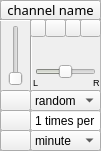
  <widget class="QFrame" name="channel_frame">
   <property name="geometry">
    <rect>
     <x>270</x>
     <y>30</y>
     <width>101</width>
     <height>151</height>
    </rect>
   </property>
   <property name="frameShape">
    <enum>QFrame::StyledPanel</enum>
   </property>
   <property name="frameShadow">
    <enum>QFrame::Raised</enum>
   </property>
   <widget class="QPushButton" name="channel_play">
    <property name="geometry">
     <rect>
      <x>0</x>
      <y>110</y>
      <width>31</width>
      <height>21</height>
     </rect>
    </property>
    <property name="text">
     <string/>
    </property>
    <property name="icon">
     <iconset>
      <normaloff>icons/icons8-play-30.png</normaloff>icons/icons8-play-30.png</iconset>
    </property>
    <property name="checkable">
     <bool>true</bool>
    </property>
   </widget>
   <widget class="QSlider" name="channel_volume">
    <property name="geometry">
     <rect>
      <x>6</x>
      <y>25</y>
      <width>20</width>
      <height>61</height>
     </rect>
    </property>
    <property name="orientation">
     <enum>Qt::Vertical</enum>
    </property>
   </widget>
   <widget class="Line" name="horizontal_line">
    <property name="geometry">
     <rect>
      <x>0</x>
      <y>10</y>
      <width>101</width>
      <height>20</height>
     </rect>
    </property>
    <property name="orientation">
     <enum>Qt::Horizontal</enum>
    </property>
   </widget>
   <widget class="Line" name="vertical_line">
    <property name="geometry">
     <rect>
      <x>21</x>
      <y>20</y>
      <width>20</width>
      <height>131</height>
     </rect>
    </property>
    <property name="orientation">
     <enum>Qt::Vertical</enum>
    </property>
   </widget>
   <widget class="QPushButton" name="channel_mute">
    <property name="geometry">
     <rect>
      <x>0</x>
      <y>90</y>
      <width>31</width>
      <height>21</height>
     </rect>
    </property>
    <property name="font">
     <font>
      <pointsize>10</pointsize>
      <strikeout>false</strikeout>
     </font>
    </property>
    <property name="text">
     <string/>
    </property>
    <property name="icon">
     <iconset>
      <normaloff>icons/icons8-no-audio-30.png</normaloff>icons/icons8-no-audio-30.png</iconset>
    </property>
    <property name="checkable">
     <bool>true</bool>
    </property>
   </widget>
   <widget class="QLabel" name="right_label">
    <property name="geometry">
     <rect>
      <x>93</x>
      <y>74</y>
      <width>31</width>
      <height>16</height>
     </rect>
    </property>
    <property name="font">
     <font>
      <pointsize>7</pointsize>
     </font>
    </property>
    <property name="text">
     <string>R</string>
    </property>
   </widget>
   <widget class="QLabel" name="left_label">
    <property name="geometry">
     <rect>
      <x>33</x>
      <y>74</y>
      <width>31</width>
      <height>16</height>
     </rect>
    </property>
    <property name="font">
     <font>
      <pointsize>7</pointsize>
     </font>
    </property>
    <property name="text">
     <string>L</string>
    </property>
   </widget>
   <widget class="QSlider" name="balance_slider">
    <property name="geometry">
     <rect>
      <x>35</x>
      <y>62</y>
      <width>61</width>
      <height>20</height>
     </rect>
    </property>
    <property name="styleSheet">
     <string notr="true">gridline-color: rgb(252, 175, 62);
selection-color: rgb(252, 175, 62);
border-color: rgb(204, 0, 0);
selection-background-color: rgb(186, 189, 182);</string>
    </property>
    <property name="value">
     <number>50</number>
    </property>
    <property name="orientation">
     <enum>Qt::Horizontal</enum>
    </property>
   </widget>
   <widget class="QPushButton" name="settings_button">
    <property name="geometry">
     <rect>
      <x>80</x>
      <y>19</y>
      <width>21</width>
      <height>18</height>
     </rect>
    </property>
    <property name="text">
     <string/>
    </property>
    <property name="icon">
     <iconset>
      <normaloff>icons/icons8-settings-90.png</normaloff>icons/icons8-settings-90.png</iconset>
    </property>
   </widget>
   <widget class="QPushButton" name="next_button">
    <property name="geometry">
     <rect>
      <x>65</x>
      <y>19</y>
      <width>16</width>
      <height>18</height>
     </rect>
    </property>
    <property name="text">
     <string/>
    </property>
    <property name="icon">
     <iconset>
      <normaloff>icons/icons8-end-90.png</normaloff>icons/icons8-end-90.png</iconset>
    </property>
    <property name="iconSize">
     <size>
      <width>12</width>
      <height>16</height>
     </size>
    </property>
   </widget>
   <widget class="QPushButton" name="previous_button">
    <property name="geometry">
     <rect>
      <x>30</x>
      <y>19</y>
      <width>16</width>
      <height>18</height>
     </rect>
    </property>
    <property name="text">
     <string/>
    </property>
    <property name="icon">
     <iconset>
      <normaloff>icons/icons8-skip-to-start-90.png</normaloff>icons/icons8-skip-to-start-90.png</iconset>
    </property>
    <property name="iconSize">
     <size>
      <width>12</width>
      <height>16</height>
     </size>
    </property>
   </widget>
   <widget class="QPushButton" name="playlist_button">
    <property name="geometry">
     <rect>
      <x>45</x>
      <y>19</y>
      <width>21</width>
      <height>18</height>
     </rect>
    </property>
    <property name="text">
     <string/>
    </property>
    <property name="icon">
     <iconset>
      <normaloff>icons/icons8-musical-notes-90.png</normaloff>icons/icons8-musical-notes-90.png</iconset>
    </property>
   </widget>
   <widget class="QPushButton" name="trigger_button">
    <property name="geometry">
     <rect>
      <x>0</x>
      <y>130</y>
      <width>31</width>
      <height>21</height>
     </rect>
    </property>
    <property name="text">
     <string/>
    </property>
    <property name="icon">
     <iconset>
      <normaloff>icons/icons8-oud-100.png</normaloff>icons/icons8-oud-100.png</iconset>
    </property>
    <property name="iconSize">
     <size>
      <width>20</width>
      <height>20</height>
     </size>
    </property>
   </widget>
   <widget class="QFrame" name="options_frame">
    <property name="geometry">
     <rect>
      <x>30</x>
      <y>90</y>
      <width>71</width>
      <height>61</height>
     </rect>
    </property>
    <property name="frameShape">
     <enum>QFrame::StyledPanel</enum>
    </property>
    <property name="frameShadow">
     <enum>QFrame::Raised</enum>
    </property>
    <widget class="QSpinBox" name="random_amount_spinbox">
     <property name="geometry">
      <rect>
       <x>0</x>
       <y>19</y>
       <width>71</width>
       <height>23</height>
      </rect>
     </property>
     <property name="font">
      <font>
       <pointsize>9</pointsize>
      </font>
     </property>
     <property name="buttonSymbols">
      <enum>QAbstractSpinBox::NoButtons</enum>
     </property>
     <property name="suffix">
      <string> times per</string>
     </property>
     <property name="minimum">
      <number>1</number>
     </property>
     <property name="maximum">
      <number>59</number>
     </property>
     <property name="value">
      <number>1</number>
     </property>
     <property name="displayIntegerBase">
      <number>10</number>
     </property>
    </widget>
    <widget class="QComboBox" name="comboBox_8">
     <property name="geometry">
      <rect>
       <x>0</x>
       <y>40</y>
       <width>71</width>
       <height>21</height>
      </rect>
     </property>
     <property name="font">
      <font>
       <pointsize>9</pointsize>
      </font>
     </property>
     <property name="currentText">
      <string>minute</string>
     </property>
     <property name="currentIndex">
      <number>0</number>
     </property>
     <item>
      <property name="text">
       <string extracomment="test">minute</string>
      </property>
     </item>
     <item>
      <property name="text">
       <string>10 minutes</string>
      </property>
     </item>
     <item>
      <property name="text">
       <string>hour</string>
      </property>
     </item>
    </widget>
    <widget class="QComboBox" name="mode_combobox">
     <property name="geometry">
      <rect>
       <x>0</x>
       <y>0</y>
       <width>71</width>
       <height>21</height>
      </rect>
     </property>
     <property name="font">
      <font>
       <pointsize>9</pointsize>
       <strikeout>false</strikeout>
      </font>
     </property>
     <item>
      <property name="text">
       <string>random</string>
      </property>
     </item>
     <item>
      <property name="text">
       <string>loop</string>
      </property>
     </item>
     <item>
      <property name="text">
       <string>triggered</string>
      </property>
     </item>
     <item>
      <property name="text">
       <string>once</string>
      </property>
     </item>
    </widget>
   </widget>
   <widget class="QPushButton" name="expand_button">
    <property name="geometry">
     <rect>
      <x>0</x>
      <y>0</y>
      <width>101</width>
      <height>20</height>
     </rect>
    </property>
    <property name="font">
     <font>
      <family>Cantarell Extra Bold</family>
      <pointsize>10</pointsize>
     </font>
    </property>
    <property name="contextMenuPolicy">
     <enum>Qt::DefaultContextMenu</enum>
    </property>
    <property name="text">
     <string>channel name</string>
    </property>
    <property name="checkable">
     <bool>true</bool>
    </property>
   </widget>
   <zorder>channel_play</zorder>
   <zorder>channel_volume</zorder>
   <zorder>horizontal_line</zorder>
   <zorder>channel_mute</zorder>
   <zorder>vertical_line</zorder>
   <zorder>right_label</zorder>
   <zorder>left_label</zorder>
   <zorder>balance_slider</zorder>
   <zorder>settings_button</zorder>
   <zorder>next_button</zorder>
   <zorder>previous_button</zorder>
   <zorder>playlist_button</zorder>
   <zorder>trigger_button</zorder>
   <zorder>options_frame</zorder>
   <zorder>expand_button</zorder>
  </widget>
